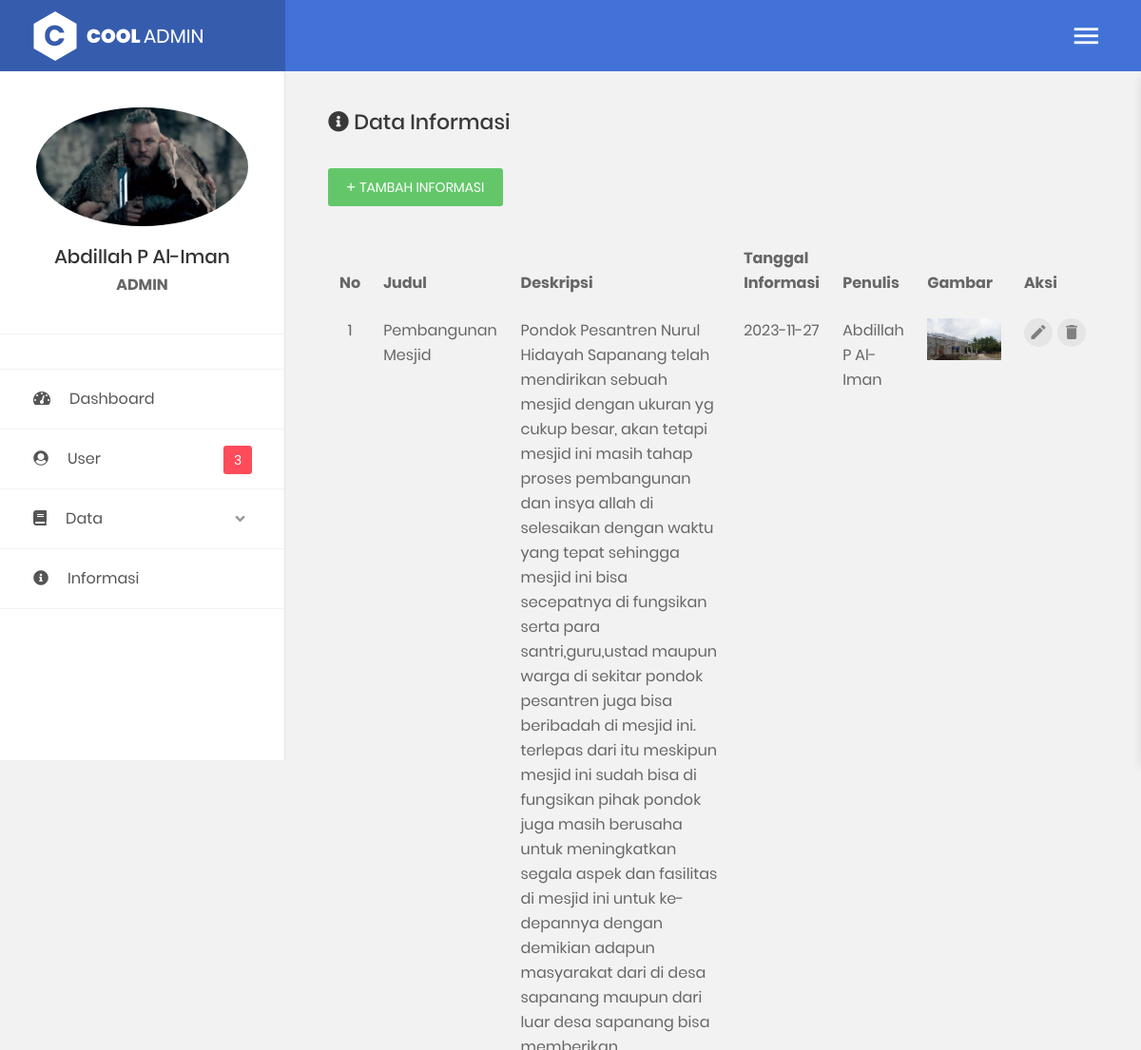
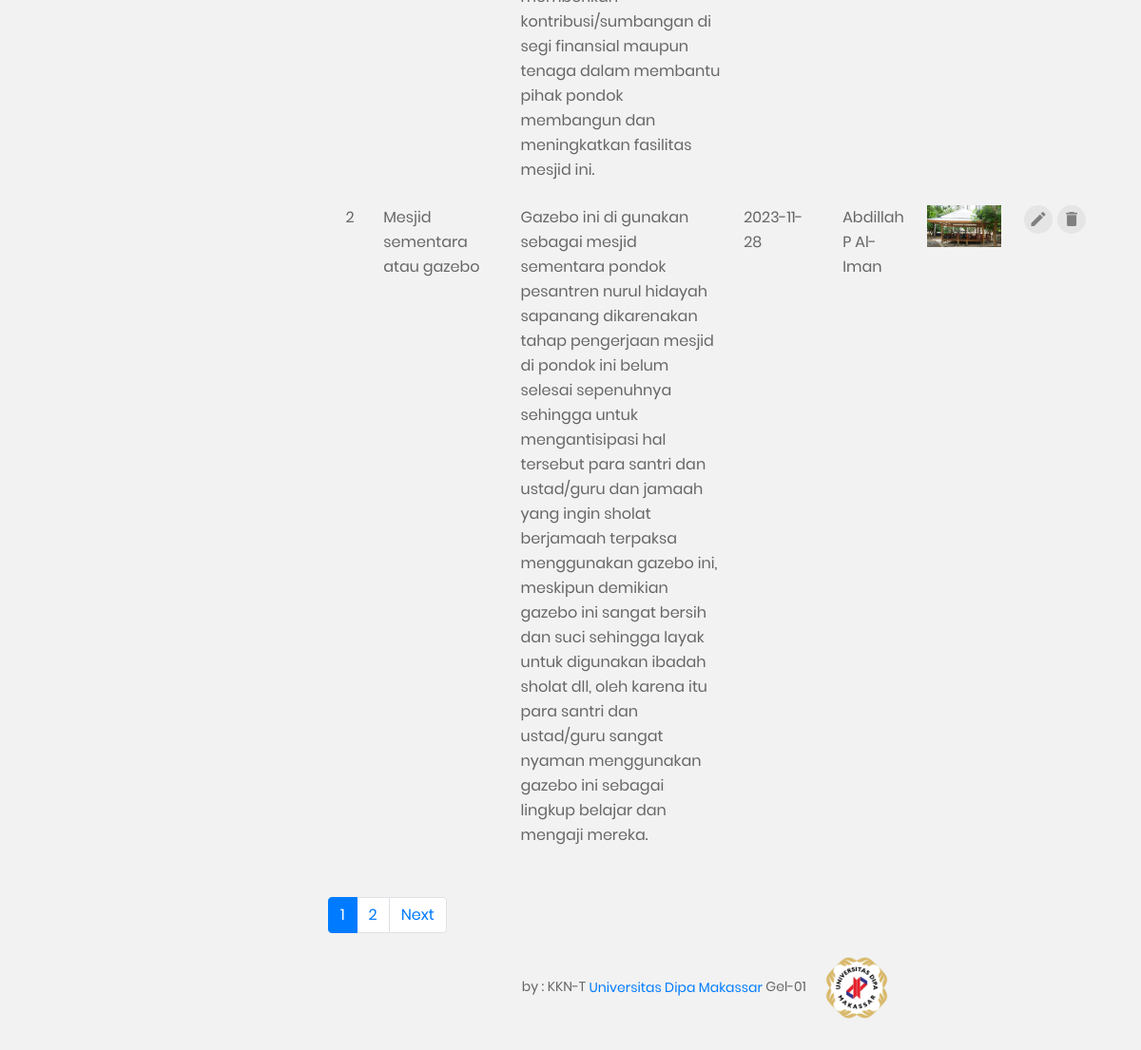
/admin/informasi.php (signed in), run on the app's committed database (2 pictures, top to bottom).
### tables this page shows
CREATE TABLE `user` (
  `id_user` int(11) NOT NULL,
  `nama` varchar(60) NOT NULL,
  `username` varchar(20) NOT NULL,
  `status` varchar(10) NOT NULL,
  `password` varchar(200) NOT NULL,
  `gambar` varchar(100) NOT NULL
);

CREATE TABLE `informasi` (
  `id_informasi` int(11) NOT NULL,
  `judul` varchar(80) NOT NULL,
  `deskripsi` text NOT NULL,
  `tgl_informasi` date NOT NULL,
  `penulis` varchar(50) NOT NULL,
  `gambar` varchar(100) NOT NULL
);

### function/function.php (called while the page is built, shortened)
<?php
$con = mysqli_connect("localhost", "root", "", "pesantren_sapanang");
function tampil($query)
{
    global $con;
    $result = mysqli_query($con, $query);
    return $result;
}

### admin/informasi.php (the view, shortened to what this page needs)
<?php
require '../function/function.php';
require 'template/header.php';
$query_informasi = tampil("SELECT * FROM informasi");
$dataPerhalaman = 2;
$totalData = mysqli_num_rows($query_informasi);
$jumlahPage = ceil($totalData / $dataPerhalaman);
$halamanAktif = (isset($_GET['page'])) ? $_GET['page'] : 1;
$dataAwal = ($halamanAktif * $dataPerhalaman) - $dataPerhalaman;
$viewData = tampil("SELECT * FROM informasi LIMIT $dataAwal, $dataPerhalaman");
if ($halamanAktif > 3) {
    $startNu = $halamanAktif - 3;
} else {
    $startNu = 1;
}
if ($halamanAktif < ($jumlahPage - 3)) {
    $endNu = $halamanAktif + 3;
} else {
    $endNu = $jumlahPage;
}
?>
<div class="main-content">
    <div class="section__content section__content--p30">
        <div class="container-fluid">
            <h3 class="title-5 m-b-35"><i class="fa fa-info-circle"></i> Data Informasi</h3>
            <div class="table-data__tool">
                <div class="table-data__tool-right">
                    <a href="tambah_informasi.php">
                        <button class="au-btn au-btn-icon au-btn--green au-btn--small">
                            <i class="zmdi zmdi-plus"></i>Tambah Informasi
                        </button>
                    </a>
                </div>
            </div>
            <div class="row m-t-30">
                <div class="col-md-12">
                    <div class="table-responsive m-b-40 ">
                        <table class="table table-borderless table-data1">
                            <thead>
                                <tr>
                                    <th>No</th>
                                    <th>Judul</th>
                                    <th>Deskripsi</th>
                                    <th>Tanggal Informasi</th>
                                    <th>Penulis</th>
                                    <th>Gambar</th>
                                    <th>Aksi</th>
                                </tr>
                            </thead>
                            <?php
                            $n = $dataAwal + 1;
                            while ($row = mysqli_fetch_assoc($viewData)) :
                            ?>
                                <tbody>
                                    <tr>
                                        <td>
                                            <p align="center"><?= $n++; ?></p>
                                        </td>
                                        <td><?= $row['judul']; ?></td>
                                        <td><?= $row['deskripsi']; ?></td>
                                        <td><?= $row['tgl_informasi']; ?></td>
                                        <td class="process"><?= $row['penulis']; ?></td>
                                        <td>
                                            <img src="../images/informasi/<?= $row['gambar']; ?>">
                                        </td>
                                        <td>
                                            <div class="table-data-feature">
                                                <button class="item" data-toggle="tooltip" data-placement="top" title="Edit">
                                                    <a href="edit_informasi.php?id=<?= $row['id_informasi']; ?>"><i class="zmdi zmdi-edit"></i></a>
                                                </button>
                                                <button class="item" data-toggle="tooltip" data-placement="top" title="Delete">
                                                    <a href="hapus_informasi.php?id=<?= $row['id_informasi']; ?>&no_file=4" onclick="return confirm('Yakin Hapus Informasi ini ?')"><i class="zmdi zmdi-delete"></i></a>
                                                </button>
                                            </div>
                                        </td>
                                    </tr>
                                </tbody>
                            <?php endwhile; ?>
                        </table>
                    </div>
                    <ul class="pagination">
                        <?php for ($i = $startNu; $i <= $endNu; $i++) : ?>
                            <?php if ($i == $halamanAktif) : ?>
                                <li class="page-item active"><a class="page-link" href="?page=<?= $i; ?>"><?= $i; ?></a></li>
                            <?php else : ?>
                                <li class="page-item"><a class="page-link" href="?page=<?= $i ?>"><?= $i; ?></a></li>
                            <?php endif; ?>
                        <?php endfor; ?>
                        <?php if ($halamanAktif < $jumlahPage) : ?>
                            <li class="page-item"><a class="page-link" href="?page=<?= $halamanAktif + 1 ?>">Next</a></li>
                        <?php endif; ?>
                    </ul>
                </div>
            </div>
            <?php
            require 'template/footer.php';
            ?>

### admin/template/header.php (shortened to what this page needs)
<?php
$username = $_SESSION['username'];
$con = mysqli_connect("localhost", "root", "", "pesantren_sapanang");
$query_total = mysqli_query($con, "SELECT * FROM user");
$query_user = "SELECT * FROM user WHERE username = '$username'";
$result = mysqli_query($con, $query_user);
$data = mysqli_fetch_assoc($result);
?>
<!DOCTYPE html>
<html lang="en">
<head>
    <link href="css/font-face.css" rel="stylesheet" media="all">
    <link href="vendor/font-awesome-4.7/css/font-awesome.min.css" rel="stylesheet" media="all">
    <link href="vendor/font-awesome-5/css/fontawesome-all.min.css" rel="stylesheet" media="all">
    <link href="vendor/mdi-font/css/material-design-iconic-font.min.css" rel="stylesheet" media="all">
    <link href="vendor/bootstrap-4.1/bootstrap.min.css" rel="stylesheet" media="all">
    <link href="vendor/animsition/animsition.min.css" rel="stylesheet" media="all">
    <link href="vendor/bootstrap-progressbar/bootstrap-progressbar-3.3.4.min.css" rel="stylesheet" media="all">
    <link href="vendor/wow/animate.css" rel="stylesheet" media="all">
    <link href="vendor/css-hamburgers/hamburgers.min.css" rel="stylesheet" media="all">
    <link href="vendor/slick/slick.css" rel="stylesheet" media="all">
    <link href="vendor/select2/select2.min.css" rel="stylesheet" media="all">
    <link href="vendor/perfect-scrollbar/perfect-scrollbar.css" rel="stylesheet" media="all">
    <link href="vendor/vector-map/jqvmap.min.css" rel="stylesheet" media="all">
    <link href="css/theme.css" rel="stylesheet" media="all">
</head>
<body class="animsition">
    <div class="page-wrapper">
        <aside class="menu-sidebar2">
            <div class="logo">
                <a href="#">
                    <img src="images/icon/logo-white.png" alt="Cool Admin" />
                </a>
            </div>
            <div class="menu-sidebar2__content js-scrollbar1">
                <div class="account2">
                    <div class="image img-cir img-100">
                        <img src="images/user/<?= $data['gambar']; ?>" class="img-fluid" alt="Responsive image" />
                    </div>
                    <h4 class="name"><?= $data['nama']; ?></h4>
                    <b><a class="upper"><?= $data['status']; ?></a></b>
                </div>
                <nav class="navbar-sidebar2">
                    <ul class="list-unstyled navbar__list">
                        <li>
                            <a class="js-arrow" href="#">
                                <a href="super_dashboard.php">
                                    <i class="fas fa-tachometer-alt"></i>Dashboard
                                </a>
                            </a>
                        </li>
                        <?php if ($data['status'] == 'admin') : ?>
                            <li>
                                <a href="user.php">
                                    <i class="fas fa-user-circle"></i>User</a>
                                <span class="inbox-num"><?= mysqli_num_rows($query_total); ?></span>
                            </li>
                        <?php endif; ?>
                        <li class="has-sub">
                            <a class="js-arrow" href="#">
                                <i class="fas fa-book"></i>Data
                                <span class="arrow">
                                    <i class="fas fa-angle-down"></i>
                                </span>
                            </a>
                        </li>
                        <li>
                            <a href="informasi.php">
                                <i class="fas fa-info-circle"></i>Informasi</a>
                        </li>
                    </ul>
                </nav>
            </div>
        </aside>
        <div class="page-container2">
            <header class="header-desktop2">
                <div class="section__content section__content--p30">
                    <div class="container-fluid">
                        <div class="header-wrap2">
                            <div class="header-button2">
                                <div class="header-button-item mr-0 js-sidebar-btn">
                                    <i class="zmdi zmdi-menu"></i>
                                </div>
                            </div>
                        </div>
                    </div>
                </div>
            </header>

### admin/template/header.php (style rules this page uses)
.upper { text-transform: uppercase; }

### data on the page
user: gambar (picture), nama "Abdillah P Al-Iman", status "ADMIN"
informasi: judul "Pembangunan Mesjid", deskripsi "Pondok Pesantren Nurul Hidayah Sapanang telah mendirikan sebuah mesjid dengan ukuran yg cukup besar, akan tetapi mesjid ini masih tahap proses pembangunan dan insya allah di selesaikan dengan waktu yang tepat sehingga mesjid ini bisa secepatnya di fungsikan serta para santri,guru,ustad maupun warga di sekitar pondok pesantren juga bisa beribadah di mesjid ini. terlepas dari itu meskipun mesjid ini sudah bisa di fungsikan pihak pondok juga masih berusaha untuk meningkatkan segala aspek dan fasilitas di mesjid ini untuk ke-depannya dengan demikian adapun masyarakat dari di desa sapanang maupun dari luar desa sapanang bisa memberikan kontribusi/sumbangan di segi finansial maupun tenaga dalam…", tgl_informasi "2023-11-27", penulis "Abdillah P Al-Iman", gambar (picture)
informasi: judul "Mesjid sementara atau gazebo", deskripsi "Gazebo ini di gunakan sebagai mesjid sementara pondok pesantren nurul hidayah sapanang dikarenakan tahap pengerjaan mesjid di pondok ini belum selesai sepenuhnya sehingga untuk mengantisipasi hal tersebut para santri dan ustad/guru dan jamaah yang ingin sholat berjamaah terpaksa menggunakan gazebo ini, meskipun demikian gazebo ini sangat bersih dan suci sehingga layak untuk digunakan ibadah sholat dll, oleh karena itu para santri dan ustad/guru sangat nyaman menggunakan gazebo ini sebagai lingkup belajar dan mengaji mereka.", tgl_informasi "2023-11-28", penulis "Abdillah P Al-Iman", gambar (picture)

### other printed values
mysqli_num_rows($query_total) "3"
